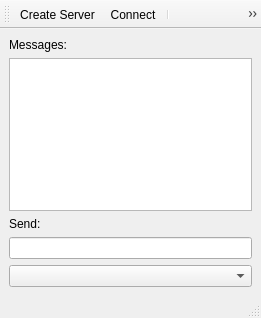
<?xml version="1.0" encoding="UTF-8"?>
<ui version="4.0">
 <class>MainWindow</class>
 <widget class="QMainWindow" name="MainWindow">
  <property name="geometry">
   <rect>
    <x>0</x>
    <y>0</y>
    <width>261</width>
    <height>318</height>
   </rect>
  </property>
  <property name="sizePolicy">
   <sizepolicy hsizetype="Expanding" vsizetype="Expanding">
    <horstretch>0</horstretch>
    <verstretch>0</verstretch>
   </sizepolicy>
  </property>
  <property name="windowTitle">
   <string>MChat 1.1</string>
  </property>
  <property name="windowIcon">
   <iconset>
    <normaloff>C:/Users/MValaguz/.designer/backup/icon/MChat.ico</normaloff>C:/Users/MValaguz/.designer/backup/icon/MChat.ico</iconset>
  </property>
  <widget class="QWidget" name="centralwidget">
   <layout class="QVBoxLayout" name="verticalLayout">
    <item>
     <widget class="QLabel" name="label">
      <property name="text">
       <string>Messages:</string>
      </property>
      <property name="buddy">
       <cstring>o_messaggi</cstring>
      </property>
     </widget>
    </item>
    <item>
     <widget class="QPlainTextEdit" name="o_messaggi">
      <property name="sizePolicy">
       <sizepolicy hsizetype="Expanding" vsizetype="Expanding">
        <horstretch>0</horstretch>
        <verstretch>0</verstretch>
       </sizepolicy>
      </property>
     </widget>
    </item>
    <item>
     <widget class="QLabel" name="label_2">
      <property name="text">
       <string>Send:</string>
      </property>
      <property name="buddy">
       <cstring>e_invia_messaggio</cstring>
      </property>
     </widget>
    </item>
    <item>
     <widget class="QLineEdit" name="e_invia_messaggio"/>
    </item>
    <item>
     <widget class="QComboBox" name="nomi_pc"/>
    </item>
   </layout>
  </widget>
  <widget class="QStatusBar" name="statusbar"/>
  <widget class="QToolBar" name="toolBar">
   <property name="windowTitle">
    <string>toolBar</string>
   </property>
   <attribute name="toolBarArea">
    <enum>TopToolBarArea</enum>
   </attribute>
   <attribute name="toolBarBreak">
    <bool>false</bool>
   </attribute>
   <addaction name="actionCreate_Server"/>
   <addaction name="actionConnect"/>
   <addaction name="separator"/>
   <addaction name="actionClear_my_chat"/>
   <addaction name="actionReduce_to_systray"/>
   <addaction name="actionProgram_Info"/>
   <addaction name="actionHelp"/>
  </widget>
  <action name="actionConnect">
   <property name="icon">
    <iconset>
     <normaloff>icon/connect.gif</normaloff>icon/connect.gif</iconset>
   </property>
   <property name="text">
    <string>Connect</string>
   </property>
   <property name="toolTip">
    <string>Connect to a server PC as a client</string>
   </property>
  </action>
  <action name="actionCreate_Server">
   <property name="icon">
    <iconset>
     <normaloff>icon/create_server.gif</normaloff>icon/create_server.gif</iconset>
   </property>
   <property name="text">
    <string>Create Server</string>
   </property>
   <property name="toolTip">
    <string>Create a server connection on my own computer</string>
   </property>
  </action>
  <action name="actionClear_my_chat">
   <property name="icon">
    <iconset>
     <normaloff>icon/clear.gif</normaloff>icon/clear.gif</iconset>
   </property>
   <property name="text">
    <string>Clear my chat</string>
   </property>
   <property name="toolTip">
    <string>Clear my chat (F1 shortcut key)</string>
   </property>
   <property name="shortcut">
    <string>F2</string>
   </property>
  </action>
  <action name="actionReduce_to_systray">
   <property name="icon">
    <iconset>
     <normaloff>icon/systray.gif</normaloff>icon/systray.gif</iconset>
   </property>
   <property name="text">
    <string>Reduce to systray</string>
   </property>
   <property name="toolTip">
    <string>Reduce to systray</string>
   </property>
   <property name="shortcut">
    <string>F3</string>
   </property>
  </action>
  <action name="actionProgram_Info">
   <property name="icon">
    <iconset>
     <normaloff>icon/info.gif</normaloff>icon/info.gif</iconset>
   </property>
   <property name="text">
    <string>Program Info</string>
   </property>
   <property name="toolTip">
    <string>Program Info</string>
   </property>
  </action>
  <action name="actionHelp">
   <property name="icon">
    <iconset>
     <normaloff>icon/help.gif</normaloff>icon/help.gif</iconset>
   </property>
   <property name="text">
    <string>Help</string>
   </property>
   <property name="toolTip">
    <string>Help</string>
   </property>
   <property name="shortcut">
    <string>F1</string>
   </property>
  </action>
 </widget>
 <resources/>
 <connections>
  <connection>
   <sender>toolBar</sender>
   <signal>actionTriggered(QAction*)</signal>
   <receiver>MainWindow</receiver>
   <slot>slot_Connessione()</slot>
   <hints>
    <hint type="sourcelabel">
     <x>102</x>
     <y>26</y>
    </hint>
    <hint type="destinationlabel">
     <x>102</x>
     <y>69</y>
    </hint>
   </hints>
  </connection>
  <connection>
   <sender>e_invia_messaggio</sender>
   <signal>returnPressed()</signal>
   <receiver>MainWindow</receiver>
   <slot>slot_Connessione()</slot>
   <hints>
    <hint type="sourcelabel">
     <x>79</x>
     <y>254</y>
    </hint>
    <hint type="destinationlabel">
     <x>198</x>
     <y>292</y>
    </hint>
   </hints>
  </connection>
 </connections>
 <slots>
  <slot>slot_Connessione()</slot>
 </slots>
</ui>
